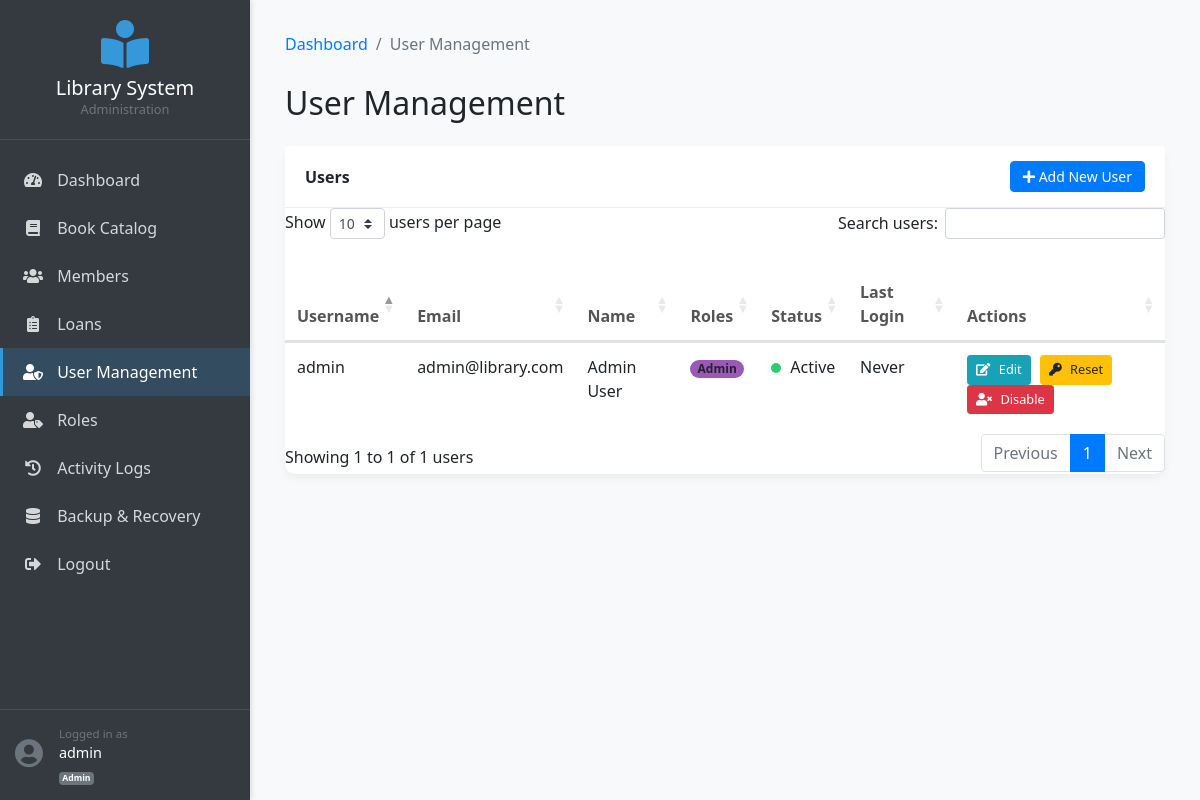
Page /admin/users (signed in) on the committed database.
### models.py (models this page shows, shortened)
class User(db.Model):
    __tablename__ = 'users'
    UserID = db.Column(db.Integer, primary_key=True)
    Username = db.Column(db.String(50), unique=True, nullable=False)
    PasswordHash = db.Column(db.String(255), nullable=False)
    Email = db.Column(db.String(100), unique=True, nullable=False)
    FirstName = db.Column(db.String(50))
    LastName = db.Column(db.String(50))
    IsActive = db.Column(db.Boolean, default=True)
    LastLogin = db.Column(db.DateTime)
    CreatedAt = db.Column(db.DateTime, default=datetime.now)
    UpdatedAt = db.Column(db.DateTime, default=datetime.now, onupdate=datetime.now)
    roles = db.relationship('Role', secondary=user_roles, lazy='joined',
                          backref=db.backref('users', lazy=True))
    logs = db.relationship('ActivityLog', backref='user', lazy=True)
    @property
    def password(self):
        raise AttributeError('password is not a readable attribute')
    @property
    def Roles(self):
        return ', '.join([role.RoleName for role in self.roles])

class Role(db.Model):
    __tablename__ = 'roles'
    RoleID = db.Column(db.Integer, primary_key=True)
    RoleName = db.Column(db.String(50), unique=True, nullable=False)
    Description = db.Column(db.String(255))
    CreatedAt = db.Column(db.DateTime, default=datetime.now)
    UpdatedAt = db.Column(db.DateTime, default=datetime.now, onupdate=datetime.now)

### app.py (the view)
@app.route('/admin/users')
@admin_required
def admin_users():
    users = User.query.all()
    return render_template('users.html', users=users)

### auth.py (called while the page is built)
def admin_required(f):
    @wraps(f)
    def decorated_function(*args, **kwargs):
        if 'user_id' not in session:
            flash('Please login to access this page.')
            return redirect(url_for('auth.login', next=request.url))
        if not g.user or not any(role in g.roles for role in ['Admin']):
            flash('You do not have permission to access this page.')
            return redirect(url_for('index'))
        return f(*args, **kwargs)
    return decorated_function

@auth.before_app_request
def load_logged_in_user():
    user_id = session.get('user_id')
    if user_id is None:
        g.user = None
        g.roles = []
    else:
        g.user = User.query.get(user_id)
        if g.user:
            g.roles = [role.RoleName for role in g.user.roles]
        else:
            g.roles = []

### templates/users.html (shortened to what this page needs)
<!DOCTYPE html>
<html lang="en">
<head>
    <link rel="stylesheet" href="https://stackpath.bootstrapcdn.com/bootstrap/4.5.2/css/bootstrap.min.css">
    <link rel="stylesheet" href="https://cdnjs.cloudflare.com/ajax/libs/font-awesome/5.15.3/css/all.min.css">
    <link rel="stylesheet" href="https://cdn.datatables.net/1.11.5/css/dataTables.bootstrap4.min.css">
</head>
<body>
    <div class="sidebar">
        <div class="logo">
            <i class="fas fa-book-reader"></i>
            <h5 class="mt-2 mb-0">Library System</h5>
            <p class="small text-muted mb-0">Administration</p>
        </div>
        <ul class="nav flex-column mt-3">
            <li class="nav-item">
                <a class="nav-link" href="{{ url_for('dashboard') }}">
                    <i class="fas fa-tachometer-alt"></i> Dashboard
                </a>
            </li>
            <li class="nav-item">
                <a class="nav-link" href="{{ url_for('catalog') }}">
                    <i class="fas fa-book"></i> Book Catalog
                </a>
            </li>
            <li class="nav-item">
                <a class="nav-link" href="{{ url_for('list_members') }}">
                    <i class="fas fa-users"></i> Members
                </a>
            </li>
            <li class="nav-item">
                <a class="nav-link" href="{{ url_for('list_loans') }}">
                    <i class="fas fa-clipboard-list"></i> Loans
                </a>
            </li>
            <li class="nav-item">
                <a class="nav-link active" href="{{ url_for('admin_users') }}">
                    <i class="fas fa-user-shield"></i> User Management
                </a>
            </li>
            <li class="nav-item">
                <a class="nav-link" href="{{ url_for('admin_roles') }}">
                    <i class="fas fa-user-tag"></i> Roles
                </a>
            </li>
            <li class="nav-item">
                <a class="nav-link" href="{{ url_for('admin_logs') }}">
                    <i class="fas fa-history"></i> Activity Logs
                </a>
            </li>
            <li class="nav-item">
                <a class="nav-link" href="{{ url_for('admin_backup') }}">
                    <i class="fas fa-database"></i> Backup & Recovery
                </a>
            </li>
            <li class="nav-item">
                <a class="nav-link" href="{{ url_for('auth.logout') }}">
                    <i class="fas fa-sign-out-alt"></i> Logout
                </a>
            </li>
        </ul>
        <div class="user-info">
            <div class="d-flex align-items-center">
                <div class="mr-3">
                    <i class="fas fa-user-circle fa-2x text-muted"></i>
                </div>
                <div>
                    <small class="d-block text-muted">Logged in as</small>
                    <span>{{ g.user.Username }}</span>
                    <small class="d-block text-muted mt-1">
                        {% for role in g.roles %}
                            <span class="badge badge-secondary">{{ role }}</span>
                        {% endfor %}
                    </small>
                </div>
            </div>
        </div>
    </div>
    <div class="main-content">
        <div class="container-fluid">
            <nav aria-label="breadcrumb">
                <ol class="breadcrumb bg-transparent px-0">
                    <li class="breadcrumb-item"><a href="{{ url_for('dashboard') }}">Dashboard</a></li>
                    <li class="breadcrumb-item active" aria-current="page">User Management</li>
                </ol>
            </nav>
            <h2 class="mb-4">User Management</h2>
            <div class="card">
                <div class="card-header">
                    <span>Users</span>
                    <button class="btn btn-primary" data-toggle="modal" data-target="#addUserModal">
                        <i class="fas fa-plus"></i> Add New User
                    </button>
                </div>
                <div class="card-body p-0">
                    <div class="table-responsive">
                        <table class="table table-hover" id="usersTable">
                            <thead>
                                <tr>
                                    <th>Username</th>
                                    <th>Email</th>
                                    <th>Name</th>
                                    <th>Roles</th>
                                    <th>Status</th>
                                    <th>Last Login</th>
                                    <th>Actions</th>
                                </tr>
                            </thead>
                            <tbody>
                                {% for user in users %}
                                <tr>
                                    <td>{{ user.Username }}</td>
                                    <td>{{ user.Email }}</td>
                                    <td>{{ user.FirstName ~ " " ~ user.LastName if user.FirstName and user.LastName else "-" }}</td>
                                    <td>
                                        {% if user.Roles %}
                                            {% for role in user.Roles.split(', ') %}
                                                <span class="badge badge-pill role-badge role-{{ role }}">{{ role }}</span>
                                            {% endfor %}
                                        {% else %}
                                            <span class="text-muted">No roles</span>
                                        {% endif %}
                                    </td>
                                    <td>
                                        {% if user.IsActive %}
                                            <span class="user-status active"></span> Active
                                        {% else %}
                                            <span class="user-status inactive"></span> Inactive
                                        {% endif %}
                                    </td>
                                    <td>
                                        {{ user.LastLogin.strftime('%Y-%m-%d %H:%M') if user.LastLogin else 'Never' }}
                                    </td>
                                    <td class="user-actions">
                                        <button class="btn btn-sm btn-info btn-icon" data-toggle="modal" data-target="#editUserModal-{{ user.UserID }}">
                                            <i class="fas fa-edit"></i> Edit
                                        </button>
                                        <button class="btn btn-sm btn-warning btn-icon" data-toggle="modal" data-target="#resetPasswordModal-{{ user.UserID }}">
                                            <i class="fas fa-key"></i> Reset
                                        </button>
                                        <button class="btn btn-sm {{ 'btn-danger' if user.IsActive else 'btn-success' }} btn-icon" data-toggle="modal" data-target="#toggleStatusModal-{{ user.UserID }}">
                                            <i class="fas {{ 'fa-user-times' if user.IsActive else 'fa-user-check' }}"></i> {{ 'Disable' if user.IsActive else 'Enable' }}
                                        </button>
                                    </td>
                                </tr>
                                {% endfor %}
                            </tbody>
                        </table>
                    </div>
                </div>
            </div>
        </div>
    </div>
</body>
</html>

### templates/users.html (style rules this page uses)
:root { --primary-color: #3498db; --primary-dark: #2980b9; --secondary-color: #2ecc71; --secondary-dark: #27ae60; --warning-color: #f39c12; --danger-color: #e74c3c; --light-color: #f8f9fa; --dark-color: #343a40; }
body { background-color: #f8f9fa; font-family: 'Segoe UI', Tahoma, Geneva, Verdana, sans-serif; }
.sidebar { background-color: var(--dark-color); color: white; min-height: 100vh; box-shadow: 2px 0 5px rgba(0, 0, 0, 0.1); position: fixed; left: 0; top: 0; bottom: 0; width: 250px; overflow-y: auto; }
.sidebar .logo { padding: 20px; text-align: center; border-bottom: 1px solid rgba(255,255,255,0.1); }
.sidebar .logo i { font-size: 48px; color: var(--primary-color); }
.sidebar .nav-link { color: rgba(255,255,255,0.8); padding: 12px 20px; border-radius: 0; border-left: 3px solid transparent; }
.sidebar .nav-link.active { background-color: rgba(52, 152, 219, 0.2); color: white; border-left: 3px solid var(--primary-color); }
.sidebar .nav-link i { margin-right: 10px; width: 20px; text-align: center; }
.sidebar .user-info { padding: 15px; border-top: 1px solid rgba(255,255,255,0.1); font-size: 0.9em; position: absolute; bottom: 0; width: 100%; }
.main-content { margin-left: 250px; padding: 20px; }
.card { border: none; border-radius: 10px; box-shadow: 0 4px 10px rgba(0, 0, 0, 0.05); margin-bottom: 20px; }
.card-header { background-color: white; border-bottom: 1px solid #eee; font-weight: 600; padding: 15px 20px; display: flex; align-items: center; justify-content: space-between; }
.card-header .btn { padding: 0.25rem 0.75rem; font-size: 0.875rem; }
.table th { border-top: none; color: #555; font-weight: 600; }
.user-status { width: 10px; height: 10px; border-radius: 50%; display: inline-block; margin-right: 5px; }
.user-status.active { background-color: var(--secondary-color); }
.role-badge { font-size: 0.75rem; padding: 0.25em 0.6em; margin-right: 3px; }
.role-Admin { background-color: #9b59b6; }
.btn-icon { padding: 0.25rem 0.5rem; font-size: 0.8rem; }
.btn-icon i { margin-right: 5px; }
.user-actions .btn { margin-right: 5px; }

### rows in the picture
User: user.Username "admin", Username "admin", Email "admin@library.com", FirstName+LastName "Admin User", shows "Active", LastLogin "Never", IsActive "Disable"
Role: RoleName "Admin"
